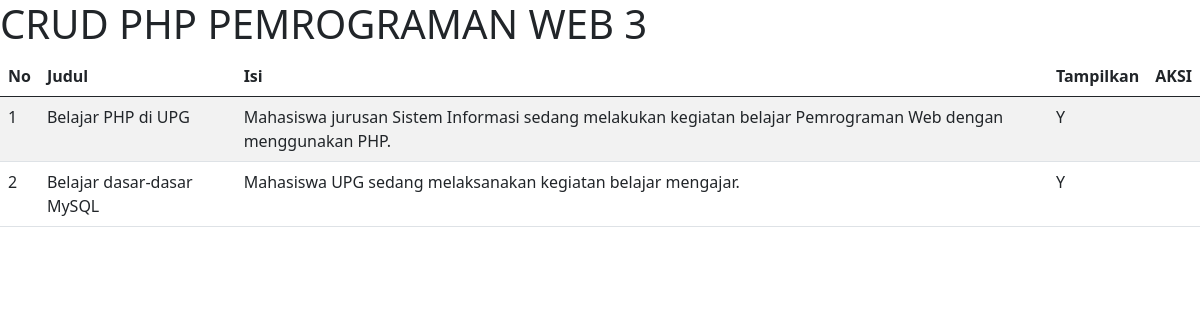
The page / on the database its author committed.
### tables this page shows
CREATE TABLE `berita` (
  `id` int(11) NOT NULL,
  `judul` varchar(255) NOT NULL,
  `isi` text NOT NULL,
  `tampilkan` enum('Y','T') NOT NULL
);

### index.php (the view, shortened to what this page needs)
<!DOCTYPE html>
<html lang="en">
<head>
    <link rel="stylesheet" href="css/bootstrap.css">
</head>
<body>
    <?php
    include('koneksi.php');
    $sql = "select * from berita";
    $result = $conn->query($sql);
    ?>
    <h1>CRUD PHP PEMROGRAMAN WEB 3</h1>
    <table class="table table-striped">
        <thead>
            <tr>
                <th>No</th>
                <th>Judul</th>
                <th>Isi</th>
                <th>Tampilkan</th>
                <th>AKSI</th>
            </tr>
        </thead>
        <tbody>
            <?php
            if($result->num_rows>0)
            {
                $no=1;
                while($row = $result->fetch_assoc())
                {
                    ?>
                    <tr>
                        <td><?= $no++ ?></td>
                        <td><?= $row['judul'];?></td>
                        <td><?php echo $row['isi'] ;?></td>
                        <td><?= $row['tampilkan'] ;?></td>
                        <td></td>
                    </tr>
                    <?php
                }
            }
            ?>
        </tbody>
    </table>
</body>
</html>

### rows shown on the page
berita: judul "Belajar PHP di UPG", isi "Mahasiswa jurusan Sistem Informasi sedang melakukan kegiatan belajar Pemrograman Web dengan menggunakan PHP.", tampilkan "Y"
berita: judul "Belajar dasar-dasar MySQL", isi "Mahasiswa UPG sedang melaksanakan kegiatan belajar mengajar.", tampilkan "Y"
